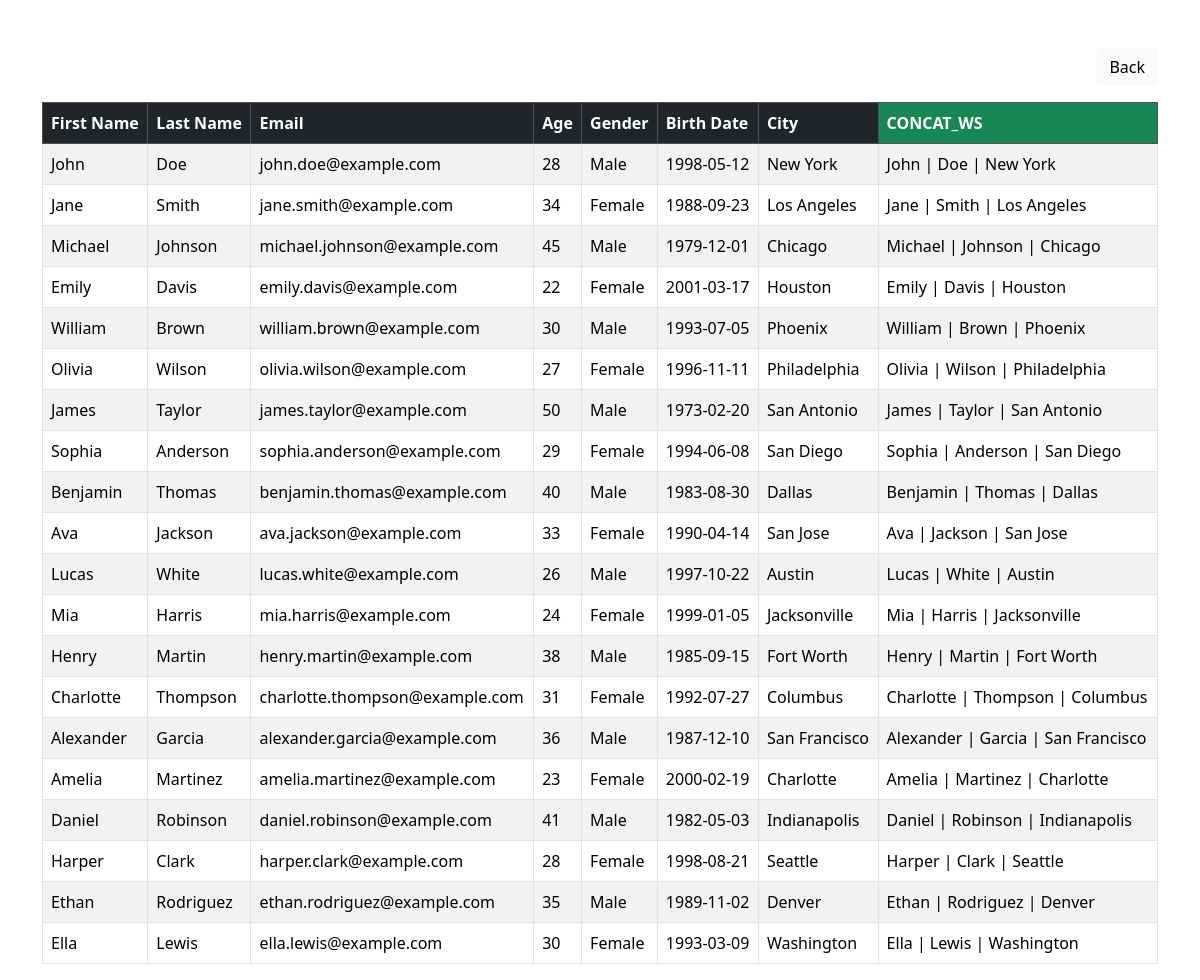
Screenshot of /concat_ws.php with the database file from the repository.
### tables this page shows
CREATE TABLE `peopletbl` (
  `first_name` varchar(50) NOT NULL,
  `last_name` varchar(50) NOT NULL,
  `email` varchar(50) NOT NULL,
  `age` int(5) NOT NULL,
  `gender` varchar(20) NOT NULL,
  `birth_date` date NOT NULL,
  `city` varchar(50) NOT NULL
);

### concat_ws.php (the view, shortened to what this page needs)
<?php
require_once "dbconnection.php";
$sql = "SELECT *, CONCAT_WS(' | ', first_name, last_name, city) AS full_info FROM peopletbl";
$result = mysqli_query($conn, $sql);
?>
<!DOCTYPE html>
<html lang="en">
<head>
    <link href="https://cdn.jsdelivr.net/npm/bootstrap@5.3.2/dist/css/bootstrap.min.css" rel="stylesheet">
</head>
<body>
    <div class="container mt-5">
        <div class="d-flex justify-content-end mb-3">
            <a href="index.php" class="btn btn-light">Back</a>
        </div>
        <table class="table table-bordered table-striped">
            <thead class="table-dark">
                <tr>
                    <th>First Name</th>
                    <th>Last Name</th>
                    <th>Email</th>
                    <th>Age</th>
                    <th>Gender</th>
                    <th>Birth Date</th>
                    <th>City</th>
                    <th class="bg-success">CONCAT_WS</th>
                </tr>
            </thead>
            <tbody>
                <?php
                if (mysqli_num_rows($result) > 0) {
                    while ($row = mysqli_fetch_assoc($result)) {
                        echo "<tr>";
                        echo "<td>{$row['first_name']}</td>";
                        echo "<td>{$row['last_name']}</td>";
                        echo "<td>{$row['email']}</td>";
                        echo "<td>{$row['age']}</td>";
                        echo "<td>{$row['gender']}</td>";
                        echo "<td>{$row['birth_date']}</td>";
                        echo "<td>{$row['city']}</td>";
                        echo "<td>{$row['full_info']}</td>";
                        echo "</tr>";
                    }
                } else {
                    echo "<tr><td colspan='8'>No records found</td></tr>";
                }
                ?>
            </tbody>
        </table>
    </div>
    </body>
</html>

### rows the page displays
peopletbl: first_name "John", last_name "Doe", email "john.doe@example.com", age "28", gender "Male", birth_date "1998-05-12", city "New York", full_info "John | Doe | New York"
peopletbl: first_name "Jane", last_name "Smith", email "jane.smith@example.com", age "34", gender "Female", birth_date "1988-09-23", city "Los Angeles", full_info "Jane | Smith | Los Angeles"
peopletbl: first_name "Michael", last_name "Johnson", email "michael.johnson@example.com", age "45", gender "Male", birth_date "1979-12-01", city "Chicago", full_info "Michael | Johnson | Chicago"
peopletbl: first_name "Emily", last_name "Davis", email "emily.davis@example.com", age "22", gender "Female", birth_date "2001-03-17", city "Houston", full_info "Emily | Davis | Houston"
peopletbl: first_name "William", last_name "Brown", email "william.brown@example.com", age "30", gender "Male", birth_date "1993-07-05", city "Phoenix", full_info "William | Brown | Phoenix"
peopletbl: first_name "Olivia", last_name "Wilson", email "olivia.wilson@example.com", age "27", gender "Female", birth_date "1996-11-11", city "Philadelphia", full_info "Olivia | Wilson | Philadelphia"
peopletbl: first_name "James", last_name "Taylor", email "james.taylor@example.com", age "50", gender "Male", birth_date "1973-02-20", city "San Antonio", full_info "James | Taylor | San Antonio"
peopletbl: first_name "Sophia", last_name "Anderson", email "sophia.anderson@example.com", age "29", gender "Female", birth_date "1994-06-08", city "San Diego", full_info "Sophia | Anderson | San Diego"
peopletbl: first_name "Benjamin", last_name "Thomas", email "benjamin.thomas@example.com", age "40", gender "Male", birth_date "1983-08-30", city "Dallas", full_info "Benjamin | Thomas | Dallas"
peopletbl: first_name "Ava", last_name "Jackson", email "ava.jackson@example.com", age "33", gender "Female", birth_date "1990-04-14", city "San Jose", full_info "Ava | Jackson | San Jose"
peopletbl: first_name "Lucas", last_name "White", email "lucas.white@example.com", age "26", gender "Male", birth_date "1997-10-22", city "Austin", full_info "Lucas | White | Austin"
peopletbl: first_name "Mia", last_name "Harris", email "mia.harris@example.com", age "24", gender "Female", birth_date "1999-01-05", city "Jacksonville", full_info "Mia | Harris | Jacksonville"
peopletbl: first_name "Henry", last_name "Martin", email "henry.martin@example.com", age "38", gender "Male", birth_date "1985-09-15", city "Fort Worth", full_info "Henry | Martin | Fort Worth"
peopletbl: first_name "Charlotte", last_name "Thompson", email "charlotte.thompson@example.com", age "31", gender "Female", birth_date "1992-07-27", city "Columbus", full_info "Charlotte | Thompson | Columbus"
peopletbl: first_name "Alexander", last_name "Garcia", email "alexander.garcia@example.com", age "36", gender "Male", birth_date "1987-12-10", city "San Francisco", full_info "Alexander | Garcia | San Francisco"
peopletbl: first_name "Amelia", last_name "Martinez", email "amelia.martinez@example.com", age "23", gender "Female", birth_date "2000-02-19", city "Charlotte", full_info "Amelia | Martinez | Charlotte"
peopletbl: first_name "Daniel", last_name "Robinson", email "daniel.robinson@example.com", age "41", gender "Male", birth_date "1982-05-03", city "Indianapolis", full_info "Daniel | Robinson | Indianapolis"
peopletbl: first_name "Harper", last_name "Clark", email "harper.clark@example.com", age "28", gender "Female", birth_date "1998-08-21", city "Seattle", full_info "Harper | Clark | Seattle"
peopletbl: first_name "Ethan", last_name "Rodriguez", email "ethan.rodriguez@example.com", age "35", gender "Male", birth_date "1989-11-02", city "Denver", full_info "Ethan | Rodriguez | Denver"
peopletbl: first_name "Ella", last_name "Lewis", email "ella.lewis@example.com", age "30", gender "Female", birth_date "1993-03-09", city "Washington", full_info "Ella | Lewis | Washington"
